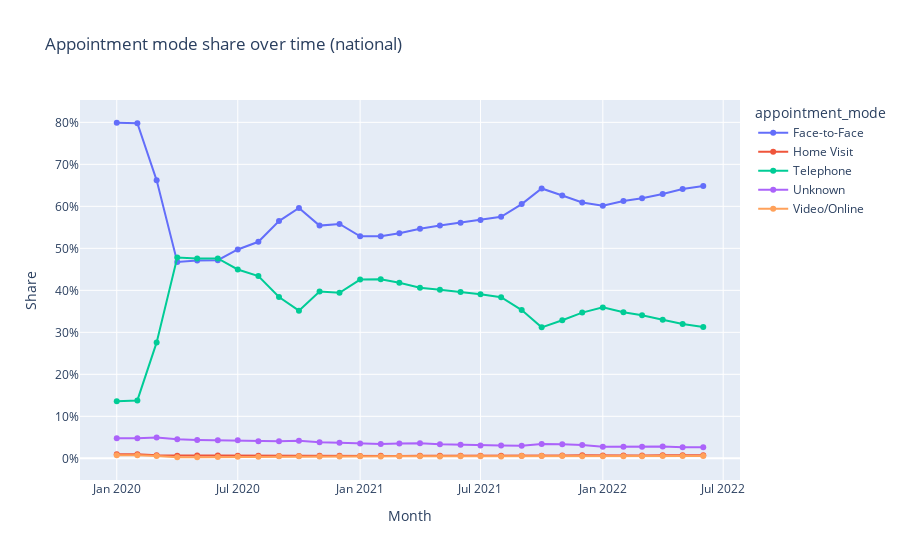

Notebook cell for this chart:
### Markdown cell above
### 🧠 Key Insight
DNA rates vary significantly across Integrated Care Boards (ICBs) and appointment modes, with one extreme outlier in Home Visits.

### 🔍 What This Tells Us
- **Highest spike**: NHS Buckinghamshire, Oxfordshire and Berkshire West ICB’s Home Visit mode exceeds **40% DNA rate**, far above all other combinations.
- **Face-to-Face** modes generally show moderate DNA rates (~5–15%) across most ICBs.
- **Telephone** appointments remain consistently low (~2–7% DNA rate) for all ICBs.
- **Video/Online** modes typically show moderate DNA rates (~5–12%), with less variation than Face-to-Face.
- **Unknown** modes present variable DNA rates, likely influenced by inconsistent classification or reporting.

### ✅ Implications & Recommendations
- Investigate the **extreme Home Visit outlier** in Buckinghamshire, Oxfordshire and Berkshire West ICB — could indicate operational, demographic, or data entry issues.
- Prioritise **Telephone** mode for high-risk non-attenders to reduce DNA rates across ICBs.
- Conduct **targeted interventions** in Face-to-Face modes, focusing on ICBs with rates above 12%.
- Review **mode classification processes** to improve accuracy in the "Unknown" category.

### Code cell
# monthly totals by mode
m = (AR.groupby(["appointment_month","appointment_mode"], as_index=False)["count_of_appointments"].sum())

month_tot = m.groupby("appointment_month", as_index=False)["count_of_appointments"].sum().rename(
    columns={"count_of_appointments":"month_total"}
)
m = m.merge(month_tot, on="appointment_month", how="left")
m["share"] = np.where(m["month_total"]>0, m["count_of_appointments"]/m["month_total"], np.nan)

fig = px.line(
    m.sort_values("appointment_month"),
    x="appointment_month", y="share", color="appointment_mode",
    markers=True,
    title="Appointment mode share over time (national)",
    labels={"appointment_month":"Month","share":"Share"}
)
fig.update_yaxes(tickformat=".0%")
fig.show()

### Figure 1 — Plotly figure (JSON) as saved in the notebook; plotly's stock layout.template omitted (floating-point values rounded to 4 significant figures)
{"data": [{"hovertemplate": "appointment_mode=Face-to-Face<br>Month=%{x}<br>Share=%{y}<extra></extra>", "legendgroup": "Face-to-Face", "line": {"color": "#636efa", "dash": "solid"}, "marker": {"symbol": "circle"}, "mode": "lines+markers", "name": "Face-to-Face", "orientation": "v", "showlegend": true, "type": "scatter", "x": ["2020-01-01T00:00:00", "2020-02-01T00:00:00", "2020-03-01T00:00:00", "2020-04-01T00:00:00", "2020-05-01T00:00:00", "2020-06-01T00:00:00", "2020-07-01T00:00:00", "2020-08-01T00:00:00", "2020-09-01T00:00:00", "2020-10-01T00:00:00", "2020-11-01T00:00:00", "2020-12-01T00:00:00", "2021-01-01T00:00:00", "2021-02-01T00:00:00", "2021-03-01T00:00:00", "2021-04-01T00:00:00", "2021-05-01T00:00:00", "2021-06-01T00:00:00", "2021-07-01T00:00:00", "2021-08-01T00:00:00", "2021-09-01T00:00:00", "2021-10-01T00:00:00", "2021-11-01T00:00:00", "2021-12-01T00:00:00", "2022-01-01T00:00:00", "2022-02-01T00:00:00", "2022-03-01T00:00:00", "2022-04-01T00:00:00", "2022-05-01T00:00:00", "2022-06-01T00:00:00"], "xaxis": "x", "y": [0.799, 0.7978, 0.6619, 0.4673, 0.4708, 0.4719, 0.4973, 0.5156, 0.565, 0.5961, 0.5541, 0.558, 0.5285, 0.529, 0.536, 0.5468, 0.5544, 0.5612, 0.5675, 0.5751, 0.6054, 0.6425, 0.6259, 0.6091, 0.6013, 0.6126, 0.6195, 0.6293, 0.6412, 0.6483], "yaxis": "y"}, {"hovertemplate": "appointment_mode=Home Visit<br>Month=%{x}<br>Share=%{y}<extra></extra>", "legendgroup": "Home Visit", "line": {"color": "#EF553B", "dash": "solid"}, "marker": {"symbol": "circle"}, "mode": "lines+markers", "name": "Home Visit", "orientation": "v", "showlegend": true, "type": "scatter", "x": ["2020-01-01T00:00:00", "2020-02-01T00:00:00", "2020-03-01T00:00:00", "2020-04-01T00:00:00", "2020-05-01T00:00:00", "2020-06-01T00:00:00", "2020-07-01T00:00:00", "2020-08-01T00:00:00", "2020-09-01T00:00:00", "2020-10-01T00:00:00", "2020-11-01T00:00:00", "2020-12-01T00:00:00", "2021-01-01T00:00:00", "2021-02-01T00:00:00", "2021-03-01T00:00:00", "2021-04-01T00:00:00", "2021-05-01T00:00:00", "2021-06-01T00:00:00", "2021-07-01T00:00:00", "2021-08-01T00:00:00", "2021-09-01T00:00:00", "2021-10-01T00:00:00", "2021-11-01T00:00:00", "2021-12-01T00:00:00", "2022-01-01T00:00:00", "2022-02-01T00:00:00", "2022-03-01T00:00:00", "2022-04-01T00:00:00", "2022-05-01T00:00:00", "2022-06-01T00:00:00"], "xaxis": "x", "y": [0.009814, 0.009456, 0.007183, 0.006289, 0.006823, 0.006467, 0.00626, 0.005918, 0.005577, 0.005714, 0.005993, 0.005834, 0.005737, 0.005821, 0.005662, 0.006232, 0.006053, 0.006036, 0.006138, 0.006357, 0.006024, 0.005893, 0.006688, 0.00721, 0.006697, 0.006722, 0.00679, 0.007232, 0.007305, 0.007265], "yaxis": "y"}, {"hovertemplate": "appointment_mode=Telephone<br>Month=%{x}<br>Share=%{y}<extra></extra>", "legendgroup": "Telephone", "line": {"color": "#00cc96", "dash": "solid"}, "marker": {"symbol": "circle"}, "mode": "lines+markers", "name": "Telephone", "orientation": "v", "showlegend": true, "type": "scatter", "x": ["2020-01-01T00:00:00", "2020-02-01T00:00:00", "2020-03-01T00:00:00", "2020-04-01T00:00:00", "2020-05-01T00:00:00", "2020-06-01T00:00:00", "2020-07-01T00:00:00", "2020-08-01T00:00:00", "2020-09-01T00:00:00", "2020-10-01T00:00:00", "2020-11-01T00:00:00", "2020-12-01T00:00:00", "2021-01-01T00:00:00", "2021-02-01T00:00:00", "2021-03-01T00:00:00", "2021-04-01T00:00:00", "2021-05-01T00:00:00", "2021-06-01T00:00:00", "2021-07-01T00:00:00", "2021-08-01T00:00:00", "2021-09-01T00:00:00", "2021-10-01T00:00:00", "2021-11-01T00:00:00", "2021-12-01T00:00:00", "2022-01-01T00:00:00", "2022-02-01T00:00:00", "2022-03-01T00:00:00", "2022-04-01T00:00:00", "2022-05-01T00:00:00", "2022-06-01T00:00:00"], "xaxis": "x", "y": [0.1361, 0.1378, 0.276, 0.478, 0.4759, 0.476, 0.4497, 0.4338, 0.3841, 0.3516, 0.3972, 0.3942, 0.4255, 0.4262, 0.4181, 0.4064, 0.4014, 0.396, 0.3909, 0.3836, 0.353, 0.3118, 0.3287, 0.347, 0.3594, 0.3479, 0.3409, 0.3301, 0.3198, 0.3129], "yaxis": "y"}, {"hovertemplate": "appointment_mode=Unknown<br>Month=%{x}<br>Share=%{y}<extra></extra>", "legendgroup": "Unknown", "line": {"color": "#ab63fa", "dash": "solid"}, "marker": {"symbol": "circle"}, "mode": "lines+markers", "name": "Unknown", "orientation": "v", "showlegend": true, "type": "scatter", "x": ["2020-01-01T00:00:00", "2020-02-01T00:00:00", "2020-03-01T00:00:00", "2020-04-01T00:00:00", "2020-05-01T00:00:00", "2020-06-01T00:00:00", "2020-07-01T00:00:00", "2020-08-01T00:00:00", "2020-09-01T00:00:00", "2020-10-01T00:00:00", "2020-11-01T00:00:00", "2020-12-01T00:00:00", "2021-01-01T00:00:00", "2021-02-01T00:00:00", "2021-03-01T00:00:00", "2021-04-01T00:00:00", "2021-05-01T00:00:00", "2021-06-01T00:00:00", "2021-07-01T00:00:00", "2021-08-01T00:00:00", "2021-09-01T00:00:00", "2021-10-01T00:00:00", "2021-11-01T00:00:00", "2021-12-01T00:00:00", "2022-01-01T00:00:00", "2022-02-01T00:00:00", "2022-03-01T00:00:00", "2022-04-01T00:00:00", "2022-05-01T00:00:00", "2022-06-01T00:00:00"], "xaxis": "x", "y": [0.0479, 0.04776, 0.04964, 0.04558, 0.04387, 0.04278, 0.04317, 0.04085, 0.04065, 0.04175, 0.03838, 0.03732, 0.03549, 0.03436, 0.03551, 0.0359, 0.03353, 0.03212, 0.03077, 0.03036, 0.03015, 0.03398, 0.03341, 0.03174, 0.02755, 0.02779, 0.0277, 0.02803, 0.02644, 0.02625], "yaxis": "y"}, {"hovertemplate": "appointment_mode=Video/Online<br>Month=%{x}<br>Share=%{y}<extra></extra>", "legendgroup": "Video/Online", "line": {"color": "#FFA15A", "dash": "solid"}, "marker": {"symbol": "circle"}, "mode": "lines+markers", "name": "Video/Online", "orientation": "v", "showlegend": true, "type": "scatter", "x": ["2020-01-01T00:00:00", "2020-02-01T00:00:00", "2020-03-01T00:00:00", "2020-04-01T00:00:00", "2020-05-01T00:00:00", "2020-06-01T00:00:00", "2020-07-01T00:00:00", "2020-08-01T00:00:00", "2020-09-01T00:00:00", "2020-10-01T00:00:00", "2020-11-01T00:00:00", "2020-12-01T00:00:00", "2021-01-01T00:00:00", "2021-02-01T00:00:00", "2021-03-01T00:00:00", "2021-04-01T00:00:00", "2021-05-01T00:00:00", "2021-06-01T00:00:00", "2021-07-01T00:00:00", "2021-08-01T00:00:00", "2021-09-01T00:00:00", "2021-10-01T00:00:00", "2021-11-01T00:00:00", "2021-12-01T00:00:00", "2022-01-01T00:00:00", "2022-02-01T00:00:00", "2022-03-01T00:00:00", "2022-04-01T00:00:00", "2022-05-01T00:00:00", "2022-06-01T00:00:00"], "xaxis": "x", "y": [0.00714, 0.007162, 0.005289, 0.002762, 0.002537, 0.002854, 0.003591, 0.00383, 0.004652, 0.004857, 0.004333, 0.004577, 0.004738, 0.004609, 0.00467, 0.00465, 0.004598, 0.004688, 0.004695, 0.004613, 0.005447, 0.005757, 0.005281, 0.005004, 0.005102, 0.005036, 0.005137, 0.005288, 0.005244, 0.00527], "yaxis": "y"}], "layout": {"legend": {"title": {"text": "appointment_mode"}, "tracegroupgap": 0}, "title": {"text": "Appointment mode share over time (national)"}, "xaxis": {"anchor": "y", "domain": [0, 1], "title": {"text": "Month"}}, "yaxis": {"anchor": "x", "domain": [0, 1], "tickformat": ".0%", "title": {"text": "Share"}}}}
